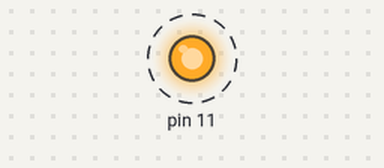
Simulated run of this program. Board: Arduino Uno, built with avr-gcc and run on an emulated ATmega328P. On the bench: output pins drawn as LEDs (lit = HIGH). Dashed ring = blinking.

Above: at 0.5 s.
Timing chart, 0 to 4.6 s (numbered marks = the images above):
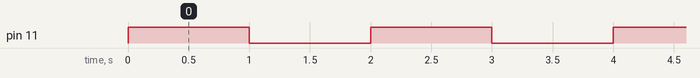

Measured:
- by itself, pin 11: alternates HIGH for 1.0 s and LOW for 1.0 s

The program:

main.cpp
```cpp
/*AVR-LV
dejan.rakijasic@gmail.com

Zadatak: makornaredbe primjer
Potrebno je definirati i postaviti ulazno/izlazne priključke pomoću makronaredbi.
makonaredba (preporcesorska naradba) - zamjena teksta iza ključne riječi #define
*/

#include <Arduino.h>

#define pin_OUTPUT(DDR, pin) DDR |= (1 << pin)
#define pin_INPUT(DDR, pin) DDR &= ~(1 << pin)
#define pin_set(PORT, pin) PORT |= (1 << pin)
#define pin_clear(PORT, pin) PORT &= ~(1 << pin)
#define pin_toggle(PORT, pin) PORT ^= (1 << pin)

void setup()
{
  pin_OUTPUT(DDRB, 3);
}

void loop()
{
  pin_set(PORTB, 3);
  delay(1000);
  pin_clear(PORTB, 3);
  delay(1000);
}
```
